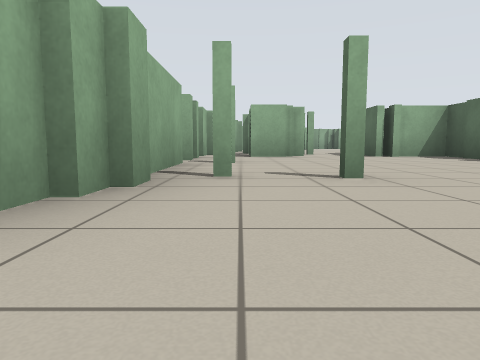
View 1 (above)

22 first-person views from a walk through a Stage world. The camera is 0.5 m above the floor, tilts 6° down and sees 70° across. Floor lines are 1 m apart. The floor is counted in squares, 2 m on a side. Each view is taken from the middle of a square. On the plan, view 1 faces up. The plan holds only what a view shows up to about 9 squares ahead; the rest is blank. The place goes on beyond the plan. Robots are left out.

View 2
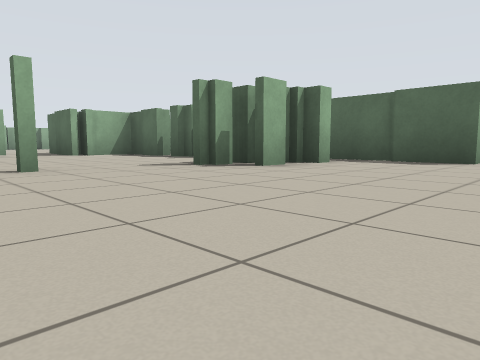

View 3
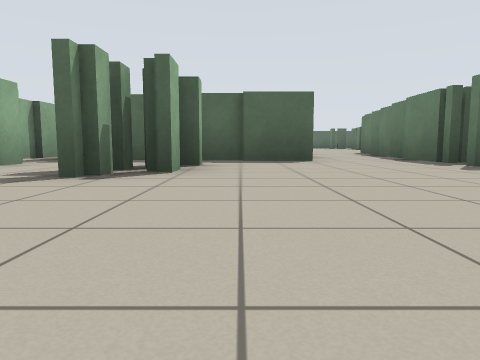

View 4
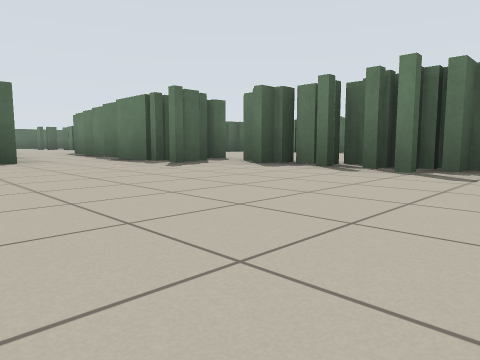

View 5
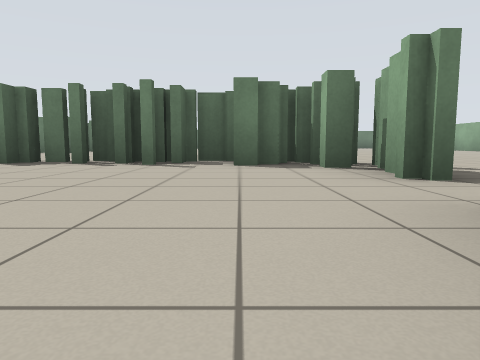

View 6
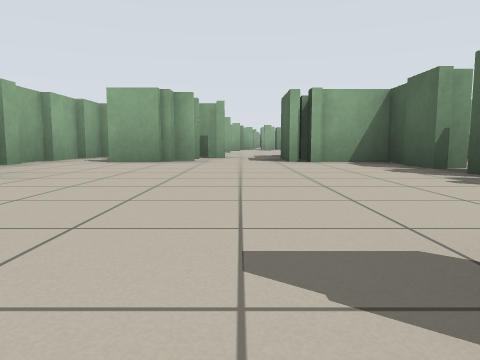

View 7
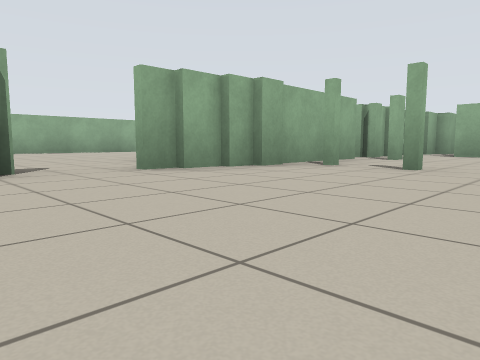

View 8
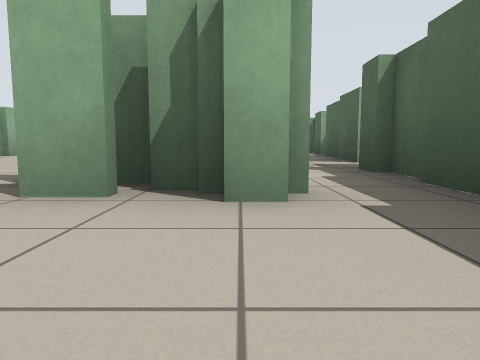

View 9
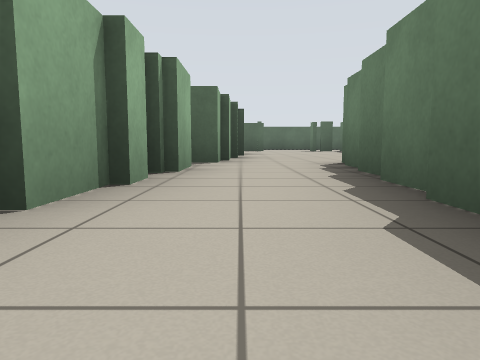

View 10
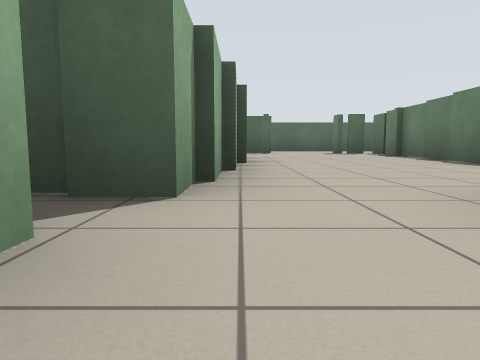

View 11
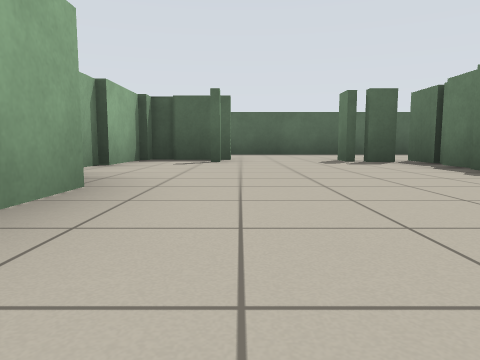

View 12
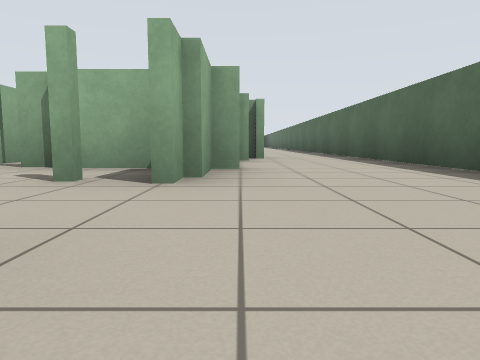

View 13
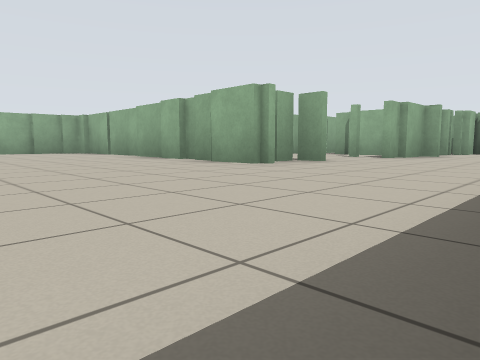

View 14
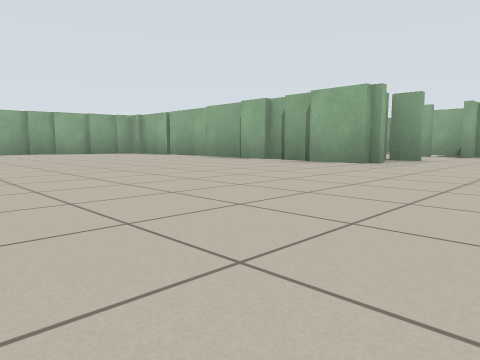

View 15
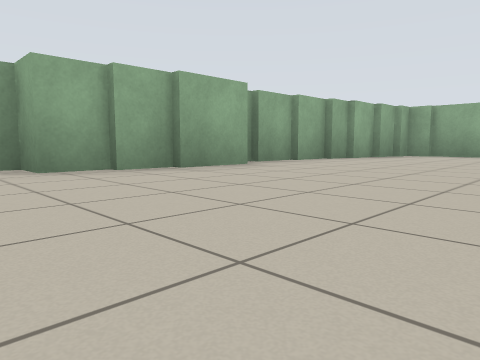

View 16
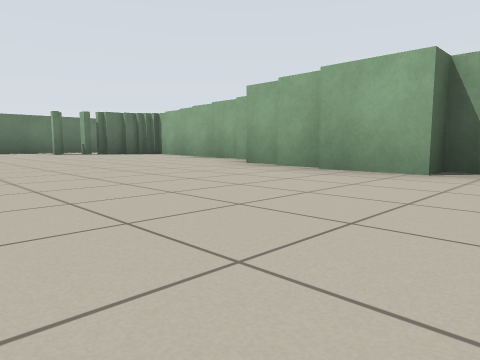

View 17
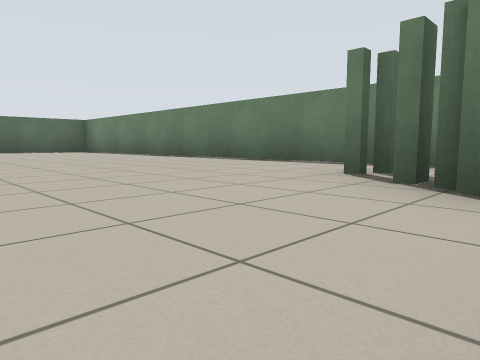

View 18
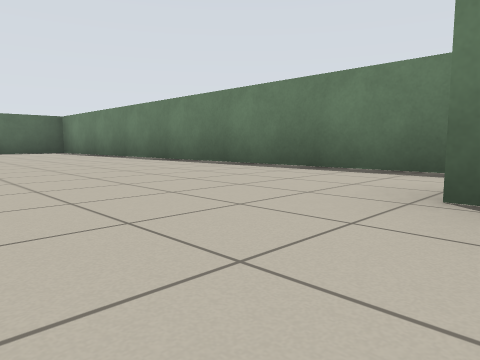

View 19
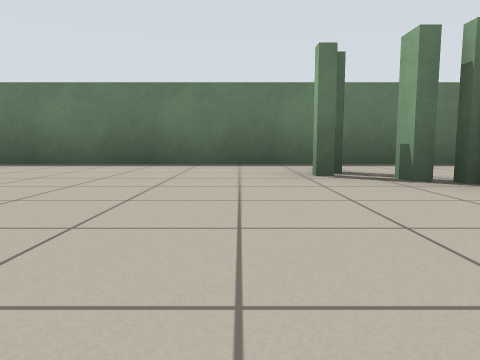

View 20
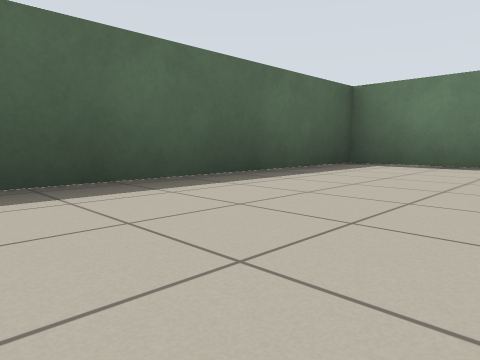

View 21
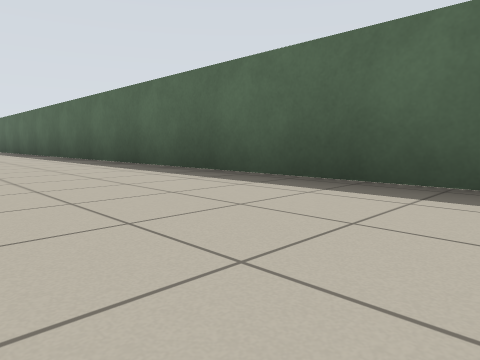

View 22
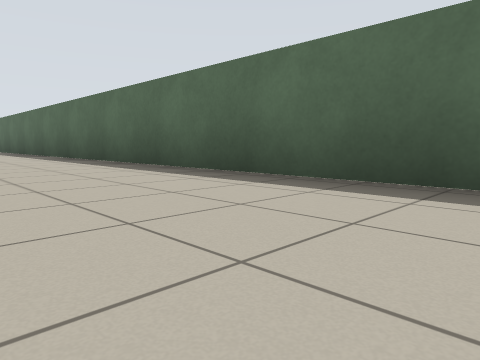

### Floor plan
Key: @ floor where view 1 was taken; # wall or solid block; x gap in a wall; . floor.
Columns run from 9 left of view 1 to 21 right of it. Each row starts with its distance up from view 1.
  9         ###.#
  8         ###x#  #
  7         #.#.## #
  6         #....#.#
  5         #....x.#              #
  4         #....#.#            ..#
  3    ..   #x.....#            ..#
  2 # ....  #...##.#           #..#
  1 #.......#.....##          ##..#
  0     .....@....######## ####...#
 -1        .#............###..#...#
 -2       ..###########...........#
 -3       ..######     ...........#
 -4                    ########...#
 -5                    #..........#
 -6                    #..........#
 -7                    #..........#
 -8                    #..........#
 -9                   ##...  .....#
-10                   ##...     ..#
-11                   #....    ...#
-12                  ##....    ...#
-13                  #....     ...#
-14                  #....     ...#
-15                  #........ ...#
-16                  ###..........#
-17                  #.#..........#
-18                  #............#
-19                  ##############

Where each view was taken, in squares from view 1:
view 1: 0 up, 0 right, facing up
view 2: 1 down, 0 right, facing up-right
view 3: 1 up, 0 right, facing right
view 4: 1 up, 0 right, facing down-right
view 5: 2 up, 0 right, facing down
view 6: 2 up, 2 right, facing up
view 7: 1 down, 2 right, facing up-left
view 8: 0 up, 4 right, facing up
view 9: 1 down, 5 right, facing right
view 10: 1 down, 8 right, facing right
view 11: 2 down, 12 right, facing right
view 12: 4 down, 18 right, facing up
view 13: 8 down, 20 right, facing up-left
view 14: 9 down, 19 right, facing up-left
view 15: 12 down, 13 right, facing up-left
view 16: 8 down, 13 right, facing down-left
view 17: 14 down, 9 right, facing down-right
view 18: 15 down, 10 right, facing down-right
view 19: 14 down, 11 right, facing down
view 20: 14 down, 18 right, facing down-right
view 21: 16 down, 18 right, facing up-right
view 22: 14 down, 18 right, facing up-right
